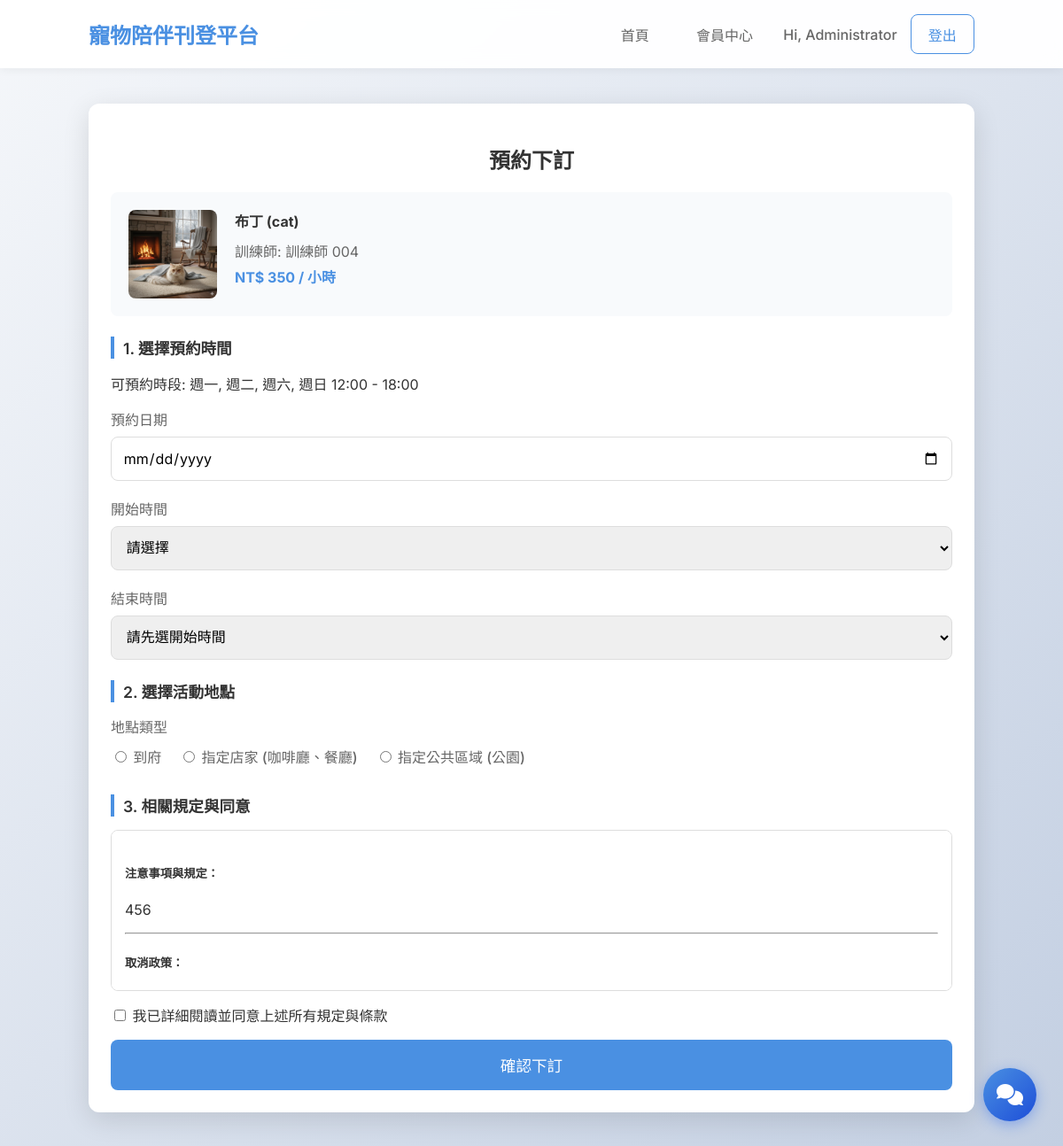
/booking/11 (signed in), run on an earlier commit of the app's database.
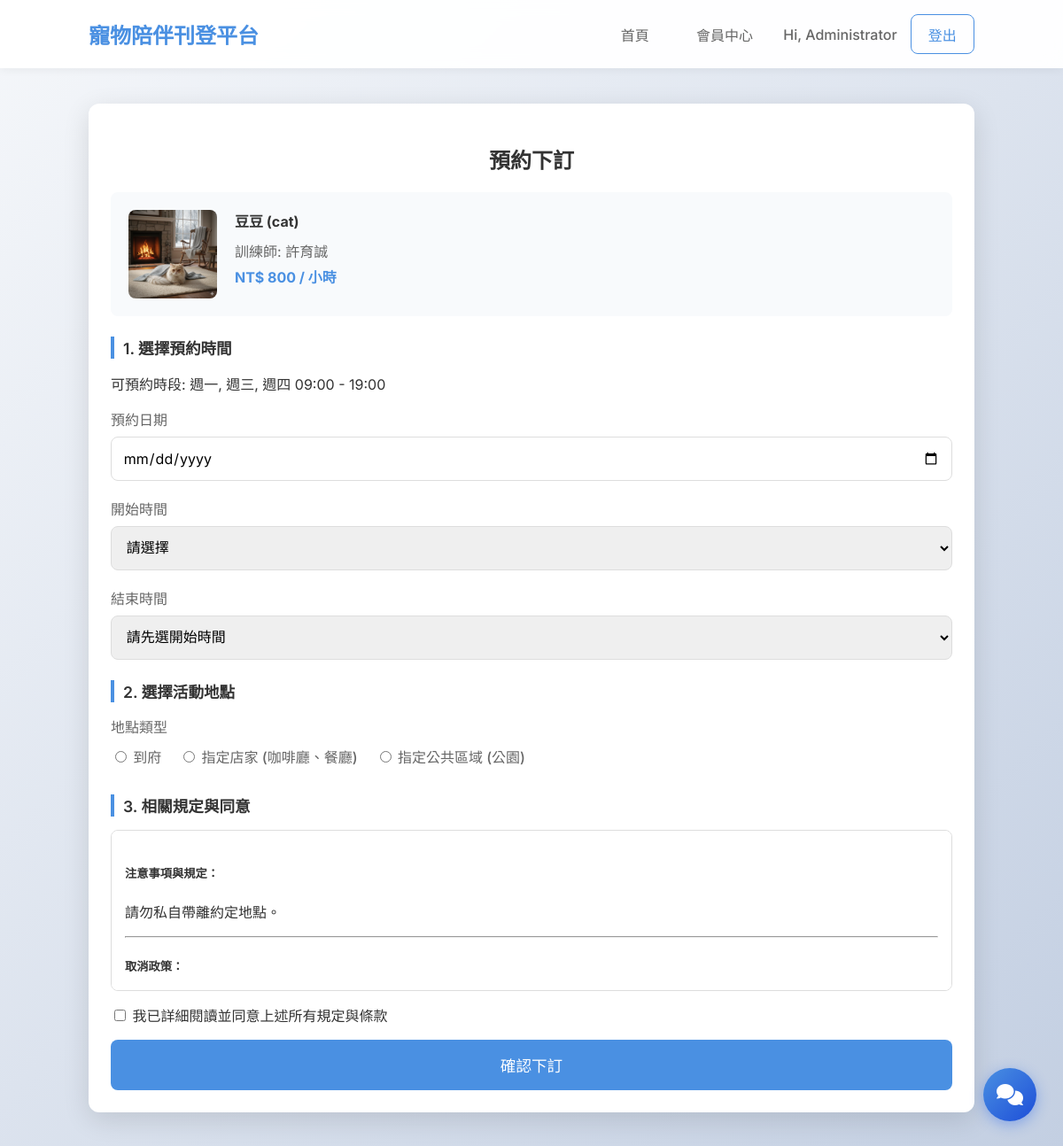
And on a later commit of the database.
### tables this page shows
CREATE TABLE listings (
                id INTEGER PRIMARY KEY AUTOINCREMENT,
                trainer_id INTEGER NOT NULL,
                pet_image TEXT NOT NULL,
                pet_type TEXT NOT NULL,
                breed TEXT NOT NULL,
                available_slots TEXT NOT NULL,
                price INTEGER NOT NULL,
                introduction TEXT NOT NULL,
                rules TEXT,
                cancellation_hours INTEGER NOT NULL,
                created_at TIMESTAMP DEFAULT CURRENT_TIMESTAMP, status TEXT DEFAULT 'pending', pet_name TEXT,
                FOREIGN KEY (trainer_id) REFERENCES users (id)
            );

CREATE TABLE users (
    id INTEGER PRIMARY KEY AUTOINCREMENT,
    email TEXT UNIQUE NOT NULL,
    password_hash TEXT NOT NULL,
    name TEXT NOT NULL,
    nickname TEXT,
    gender TEXT NOT NULL,
    dob DATE NOT NULL,
    city TEXT NOT NULL,
    district TEXT NOT NULL,
    phone TEXT NOT NULL,
    created_at TIMESTAMP DEFAULT CURRENT_TIMESTAMP
, role TEXT DEFAULT 'member', avatar TEXT);

### pet_platform/blueprints/main.py (the view, shortened to what this page needs)
@bp.route('/booking/<int:listing_id>', methods=('GET', 'POST'))
def booking_create(listing_id):
    if 'user_id' not in session:
        flash('請先登入以進行預約', 'warning')
        return redirect(url_for('auth.login', next=request.url))
    conn = get_db()
    listing = conn.execute('''
        SELECT l.*, u.name as trainer_name
        FROM listings l
        JOIN users u ON l.trainer_id = u.id
        WHERE l.id = ?
    ''', (listing_id,)).fetchone()
    if not listing:
        flash('找不到該刊登', 'error')
        return redirect(url_for('main.index'))
    if listing['trainer_id'] == session['user_id']:
        flash('您無法預約自己的刊登', 'error')
        return redirect(url_for('main.listing_detail', listing_id=listing_id))
    min_hour, max_hour, allowed_weekdays = listing_service.booking_window(listing['available_slots'])
    today_date = date.today().strftime('%Y-%m-%d')
    return render_template('booking_create.html', listing=listing, today_date=today_date, min_hour=min_hour, max_hour=max_hour, allowed_weekdays=allowed_weekdays)

### pet_platform/context_processors.py (called while the page is built)
def inject_sidebar_counts():
    counts = {}
    if 'user_id' in session:
        try:
            counts = sidebar_counts(session['user_id'], session.get('user_role'))
        except Exception:
            current_app.logger.exception('Error injecting sidebar counts')
    return dict(sidebar_counts=counts)

### pet_platform/db.py (called while the page is built)
def get_db():
    if 'db' not in g:
        g.db = sqlite3.connect(current_app.config['DATABASE'])
        g.db.row_factory = sqlite3.Row
    return g.db

### pet_platform/services/listing_service.py (called while the page is built)
def booking_window(available_slots):
    min_hour, max_hour, weekdays = 9, 22, []
    if available_slots:
        match = re.search(r'(\d{2}):(\d{2})\s*-\s*(\d{2}):(\d{2})', available_slots)
        if match:
            min_hour, max_hour = int(match.group(1)), int(match.group(3))
        weekdays = [value for name, value in WEEKDAYS.items() if name in available_slots]
    return min_hour, max_hour, weekdays

### templates/booking_create.html (shortened to what the changed rows need)
{% extends 'base.html' %}
{% block content %}
<div class="row justify-content-center">
    <div class="col-md-8">
        <div class="card">
            <h2 class="text-center mb-4">預約下訂</h2>
            <div class="listing-summary mb-4" style="background: #f8fafc; padding: 20px; border-radius: 8px;">
                <div style="display: flex; gap: 20px; align-items: start;">
                    {% if listing.pet_image %}
                    <img src="{{ url_for('main.uploaded_file', filename=listing.pet_image) }}" alt="Cover"
                        style="width: 100px; height: 100px; object-fit: cover; border-radius: 8px;">
                    {% endif %}
                    <div>
                        <h4 style="margin: 0 0 10px 0;">{{ listing.pet_name }} ({{ listing.pet_type }})</h4>
                        <p style="margin: 0; color: #666;">訓練師: {{ listing.trainer_name }}</p>
                        <p style="margin: 5px 0 0 0; font-weight: bold; color: var(--primary-color);">NT$ {{
                            listing.price }} / 小時</p>
                    </div>
                </div>
            </div>
            <form method="post" class="needs-validation" novalidate onsubmit="return validateForm()">
                <div class="form-section mb-4">
                    <h4 class="section-title">1. 選擇預約時間</h4>
                    <p class="text-muted small">可預約時段: {{ listing.available_slots }}</p>
                    <div class="row">
                        <div class="col-md-6 form-group">
                        </div>
                        <div class="col-md-3 form-group">
                        </div>
                        <div class="col-md-3 form-group">
                        </div>
                    </div>
                </div>
                <div class="form-section mb-4">
                    <div class="rules-box"
                        style="border: 1px solid #ddd; padding: 15px; border-radius: 8px; background: #fff; height: 150px; overflow-y: auto; margin-bottom: 15px;">
                        <h5>注意事項與規定：</h5>
                        <p style="white-space: pre-line;">{{ listing.rules }}</p>
                        <hr>
                        <h5>取消政策：</h5>
                        <p>於預約時間前 {{ listing.cancellation_hours }} 小時內取消，無法進行退費。</p>
                    </div>
                </div>
            </form>
        </div>
    </div>
</div>
{% endblock %}

What changed in the data, as far as the page shows it:
no longer on this page (row edited): users: trainer_name "訓練師 004"
changed listings "cat": pet_name "布丁" → "豆豆"; price "350" → "800"; available_slots "週一, 週二, 週六, 週日 12:00 - 18:00" → "週一, 週三, 週四 09:00 - 19:00"; rules "456" → "請勿私自帶離約定地點。"
now on this page (row edited): users: trainer_name "許育誠"
